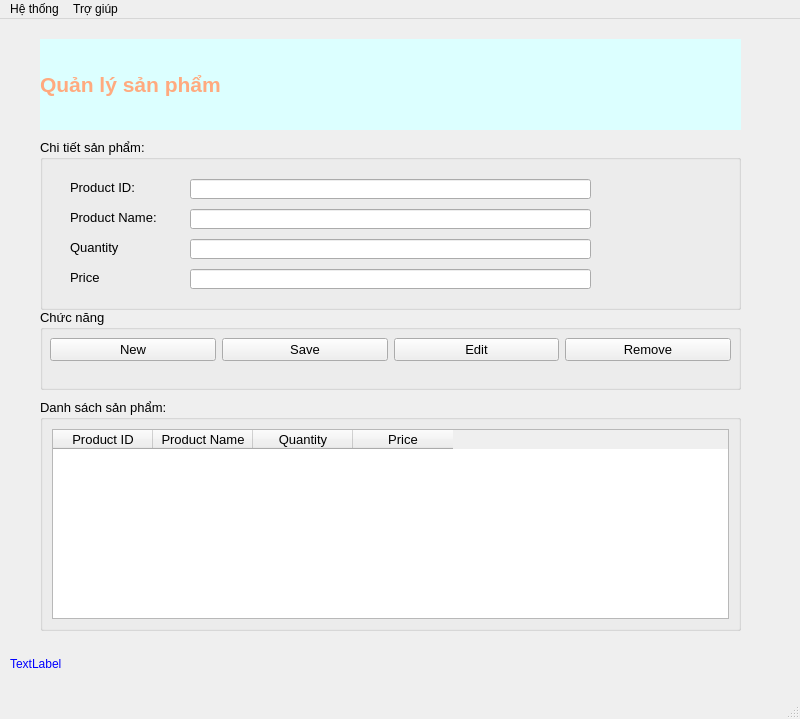
<?xml version="1.0" encoding="UTF-8"?>
<ui version="4.0">
 <class>MainWindow</class>
 <widget class="QMainWindow" name="MainWindow">
  <property name="geometry">
   <rect>
    <x>0</x>
    <y>0</y>
    <width>800</width>
    <height>719</height>
   </rect>
  </property>
  <property name="windowTitle">
   <string>MainWindow</string>
  </property>
  <widget class="QWidget" name="centralwidget">
   <widget class="QLabel" name="labelTitle">
    <property name="geometry">
     <rect>
      <x>40</x>
      <y>20</y>
      <width>701</width>
      <height>91</height>
     </rect>
    </property>
    <property name="font">
     <font>
      <pointsize>16</pointsize>
      <weight>75</weight>
      <bold>true</bold>
     </font>
    </property>
    <property name="styleSheet">
     <string notr="true">background: rgb(220, 255, 255);</string>
    </property>
    <property name="text">
     <string>&lt;html&gt;&lt;head/&gt;&lt;body&gt;&lt;p&gt;&lt;span style=&quot; color:#ffaa7f;&quot;&gt;Quản lý sản phẩm&lt;/span&gt;&lt;/p&gt;&lt;/body&gt;&lt;/html&gt;</string>
    </property>
   </widget>
   <widget class="QLabel" name="labelWelcome">
    <property name="geometry">
     <rect>
      <x>10</x>
      <y>630</y>
      <width>761</width>
      <height>31</height>
     </rect>
    </property>
    <property name="text">
     <string>&lt;html&gt;&lt;head/&gt;&lt;body&gt;&lt;p&gt;&lt;span style=&quot; color:#0000ff;&quot;&gt;TextLabel&lt;/span&gt;&lt;/p&gt;&lt;/body&gt;&lt;/html&gt;</string>
    </property>
   </widget>
   <widget class="QGroupBox" name="groupBoxDetail">
    <property name="geometry">
     <rect>
      <x>40</x>
      <y>120</y>
      <width>701</width>
      <height>171</height>
     </rect>
    </property>
    <property name="font">
     <font>
      <pointsize>10</pointsize>
     </font>
    </property>
    <property name="title">
     <string>Chi tiết sản phẩm:</string>
    </property>
    <widget class="QLabel" name="labelProductID">
     <property name="geometry">
      <rect>
       <x>30</x>
       <y>40</y>
       <width>111</width>
       <height>16</height>
      </rect>
     </property>
     <property name="text">
      <string>Product ID:</string>
     </property>
    </widget>
    <widget class="QLabel" name="labelProductName">
     <property name="geometry">
      <rect>
       <x>30</x>
       <y>70</y>
       <width>111</width>
       <height>16</height>
      </rect>
     </property>
     <property name="text">
      <string>Product Name:</string>
     </property>
    </widget>
    <widget class="QLabel" name="labelQuantity">
     <property name="geometry">
      <rect>
       <x>30</x>
       <y>100</y>
       <width>111</width>
       <height>16</height>
      </rect>
     </property>
     <property name="text">
      <string>Quantity</string>
     </property>
    </widget>
    <widget class="QLabel" name="labelPrice">
     <property name="geometry">
      <rect>
       <x>30</x>
       <y>130</y>
       <width>111</width>
       <height>16</height>
      </rect>
     </property>
     <property name="text">
      <string>Price</string>
     </property>
    </widget>
    <widget class="QLineEdit" name="lineEditProductID">
     <property name="geometry">
      <rect>
       <x>150</x>
       <y>40</y>
       <width>401</width>
       <height>20</height>
      </rect>
     </property>
    </widget>
    <widget class="QLineEdit" name="lineEditProductName">
     <property name="geometry">
      <rect>
       <x>150</x>
       <y>70</y>
       <width>401</width>
       <height>20</height>
      </rect>
     </property>
    </widget>
    <widget class="QLineEdit" name="lineEditQuantity">
     <property name="geometry">
      <rect>
       <x>150</x>
       <y>100</y>
       <width>401</width>
       <height>20</height>
      </rect>
     </property>
    </widget>
    <widget class="QLineEdit" name="lineEditPrice">
     <property name="geometry">
      <rect>
       <x>150</x>
       <y>130</y>
       <width>401</width>
       <height>20</height>
      </rect>
     </property>
    </widget>
   </widget>
   <widget class="QGroupBox" name="groupBoxFunction">
    <property name="geometry">
     <rect>
      <x>40</x>
      <y>290</y>
      <width>701</width>
      <height>81</height>
     </rect>
    </property>
    <property name="font">
     <font>
      <pointsize>10</pointsize>
     </font>
    </property>
    <property name="title">
     <string>Chức năng</string>
    </property>
    <widget class="QWidget" name="horizontalLayoutWidget">
     <property name="geometry">
      <rect>
       <x>10</x>
       <y>20</y>
       <width>681</width>
       <height>41</height>
      </rect>
     </property>
     <layout class="QHBoxLayout" name="horizontalLayout">
      <item>
       <widget class="QPushButton" name="pushButtonNew">
        <property name="text">
         <string>New</string>
        </property>
        <property name="icon">
         <iconset>
          <normaloff>../../../../../../../.designer/images/ic_new.png</normaloff>../../../../../../../.designer/images/ic_new.png</iconset>
        </property>
       </widget>
      </item>
      <item>
       <widget class="QPushButton" name="pushButtonSave">
        <property name="text">
         <string>Save</string>
        </property>
        <property name="icon">
         <iconset>
          <normaloff>../../../../../../../.designer/images/ic_save.png</normaloff>../../../../../../../.designer/images/ic_save.png</iconset>
        </property>
       </widget>
      </item>
      <item>
       <widget class="QPushButton" name="pushButtonEdit">
        <property name="text">
         <string>Edit</string>
        </property>
        <property name="icon">
         <iconset>
          <normaloff>../../../../../../../.designer/images/ic_edit.png</normaloff>../../../../../../../.designer/images/ic_edit.png</iconset>
        </property>
       </widget>
      </item>
      <item>
       <widget class="QPushButton" name="pushButtonRemove">
        <property name="text">
         <string>Remove</string>
        </property>
        <property name="icon">
         <iconset>
          <normaloff>../../../../../../../.designer/images/ic_remove.png</normaloff>../../../../../../../.designer/images/ic_remove.png</iconset>
        </property>
       </widget>
      </item>
     </layout>
    </widget>
   </widget>
   <widget class="QGroupBox" name="groupBoxListProduct">
    <property name="geometry">
     <rect>
      <x>40</x>
      <y>380</y>
      <width>701</width>
      <height>232</height>
     </rect>
    </property>
    <property name="font">
     <font>
      <pointsize>10</pointsize>
     </font>
    </property>
    <property name="title">
     <string>Danh sách sản phẩm:</string>
    </property>
    <layout class="QVBoxLayout" name="verticalLayout">
     <item>
      <widget class="QTableWidget" name="tableWidgetListProduct">
       <column>
        <property name="text">
         <string>Product ID</string>
        </property>
       </column>
       <column>
        <property name="text">
         <string>Product Name</string>
        </property>
       </column>
       <column>
        <property name="text">
         <string>Quantity</string>
        </property>
       </column>
       <column>
        <property name="text">
         <string>Price</string>
        </property>
       </column>
      </widget>
     </item>
    </layout>
   </widget>
  </widget>
  <widget class="QMenuBar" name="menubar">
   <property name="geometry">
    <rect>
     <x>0</x>
     <y>0</y>
     <width>800</width>
     <height>25</height>
    </rect>
   </property>
   <widget class="QMenu" name="menuH_th_ng">
    <property name="title">
     <string>Hệ thống</string>
    </property>
    <addaction name="actionAccount"/>
    <addaction name="separator"/>
    <addaction name="actionchangePassword"/>
    <addaction name="separator"/>
    <addaction name="actionSaveFile"/>
    <addaction name="separator"/>
    <addaction name="actionReadFile"/>
    <addaction name="separator"/>
    <addaction name="actionExit"/>
   </widget>
   <widget class="QMenu" name="menuTr_gi_p">
    <property name="title">
     <string>Trợ giúp</string>
    </property>
    <addaction name="actionGuidlines"/>
    <addaction name="separator"/>
    <addaction name="actionIntroduction"/>
   </widget>
   <addaction name="menuH_th_ng"/>
   <addaction name="menuTr_gi_p"/>
  </widget>
  <widget class="QStatusBar" name="statusbar"/>
  <action name="actionAccount">
   <property name="icon">
    <iconset>
     <normaloff>../../../../../../../.designer/images/ic_admin.png</normaloff>../../../../../../../.designer/images/ic_admin.png</iconset>
   </property>
   <property name="text">
    <string>Thông tin tài khoản</string>
   </property>
  </action>
  <action name="actionchangePassword">
   <property name="icon">
    <iconset>
     <normaloff>../../../../../../../.designer/images/ic_change.png</normaloff>../../../../../../../.designer/images/ic_change.png</iconset>
   </property>
   <property name="text">
    <string>Đổi mật khẩu</string>
   </property>
  </action>
  <action name="actionExit">
   <property name="icon">
    <iconset>
     <normaloff>../../../../../../../.designer/images/ic_close.png</normaloff>../../../../../../../.designer/images/ic_close.png</iconset>
   </property>
   <property name="text">
    <string>Thoát phần mềm </string>
   </property>
  </action>
  <action name="actionGuidlines">
   <property name="icon">
    <iconset>
     <normaloff>../../../../../../../.designer/images/ic_book.png</normaloff>../../../../../../../.designer/images/ic_book.png</iconset>
   </property>
   <property name="text">
    <string>Hướng dẫn sử dụng phần mềm</string>
   </property>
   <property name="shortcut">
    <string>F1</string>
   </property>
  </action>
  <action name="actionIntroduction">
   <property name="icon">
    <iconset>
     <normaloff>../../../../../../../.designer/images/ic_infor.png</normaloff>../../../../../../../.designer/images/ic_infor.png</iconset>
   </property>
   <property name="text">
    <string>Giới thiệu phần mềm</string>
   </property>
  </action>
  <action name="actionSaveFile">
   <property name="icon">
    <iconset>
     <normaloff>../../../../../../../.designer/images/ic_save_file.png</normaloff>../../../../../../../.designer/images/ic_save_file.png</iconset>
   </property>
   <property name="text">
    <string>Lưu File</string>
   </property>
   <property name="shortcut">
    <string>Ctrl+S</string>
   </property>
  </action>
  <action name="actionReadFile">
   <property name="icon">
    <iconset>
     <normaloff>../../../../../../../.designer/images/ic_read_file.png</normaloff>../../../../../../../.designer/images/ic_read_file.png</iconset>
   </property>
   <property name="text">
    <string>Đọc File</string>
   </property>
   <property name="shortcut">
    <string>Ctrl+O</string>
   </property>
  </action>
 </widget>
 <resources/>
 <connections>
  <connection>
   <sender>pushButtonNew</sender>
   <signal>clicked()</signal>
   <receiver>lineEditProductID</receiver>
   <slot>clear()</slot>
   <hints>
    <hint type="sourcelabel">
     <x>133</x>
     <y>355</y>
    </hint>
    <hint type="destinationlabel">
     <x>390</x>
     <y>194</y>
    </hint>
   </hints>
  </connection>
  <connection>
   <sender>pushButtonNew</sender>
   <signal>clicked()</signal>
   <receiver>lineEditProductName</receiver>
   <slot>clear()</slot>
   <hints>
    <hint type="sourcelabel">
     <x>133</x>
     <y>355</y>
    </hint>
    <hint type="destinationlabel">
     <x>390</x>
     <y>224</y>
    </hint>
   </hints>
  </connection>
  <connection>
   <sender>pushButtonNew</sender>
   <signal>clicked()</signal>
   <receiver>lineEditQuantity</receiver>
   <slot>clear()</slot>
   <hints>
    <hint type="sourcelabel">
     <x>133</x>
     <y>355</y>
    </hint>
    <hint type="destinationlabel">
     <x>390</x>
     <y>254</y>
    </hint>
   </hints>
  </connection>
  <connection>
   <sender>pushButtonNew</sender>
   <signal>clicked()</signal>
   <receiver>lineEditPrice</receiver>
   <slot>clear()</slot>
   <hints>
    <hint type="sourcelabel">
     <x>133</x>
     <y>355</y>
    </hint>
    <hint type="destinationlabel">
     <x>390</x>
     <y>284</y>
    </hint>
   </hints>
  </connection>
  <connection>
   <sender>pushButtonNew</sender>
   <signal>clicked()</signal>
   <receiver>lineEditProductID</receiver>
   <slot>setFocus()</slot>
   <hints>
    <hint type="sourcelabel">
     <x>133</x>
     <y>355</y>
    </hint>
    <hint type="destinationlabel">
     <x>390</x>
     <y>194</y>
    </hint>
   </hints>
  </connection>
 </connections>
</ui>
